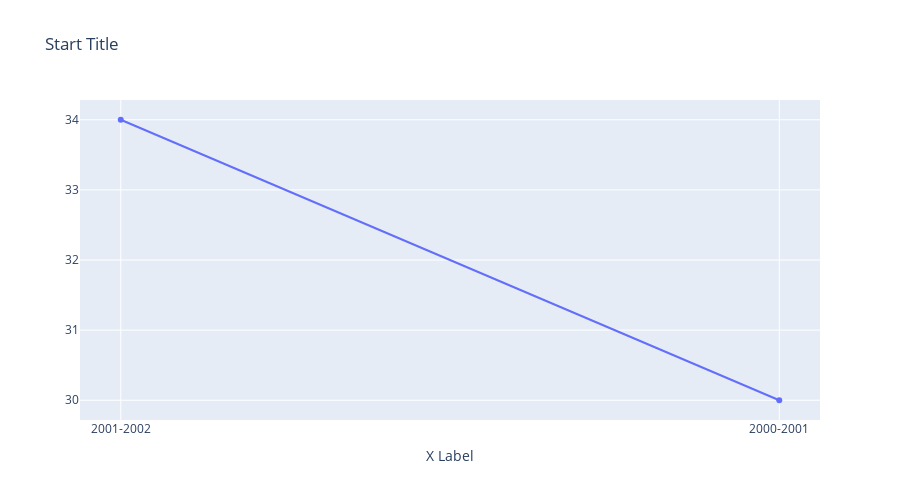

Notebook source saved alongside this figure:
### Code cell
layout = go.Layout(
            title="Start Title", height = 500,  xaxis=dict(
        title="X Label", autorange = "reversed"
    ))
            
go.Figure(data=go.Scatter(x = seasons, y = points), layout = layout)

### Figure 1 — Plotly figure (JSON) as saved in the notebook; plotly's stock layout.template omitted (floating-point values rounded to 4 significant figures)
{"data": [{"type": "scatter", "x": ["2000-2001", "2001-2002", "2002-2003", "2003-2004", "2004-2005", "2005-2006", "2006-2007", "2007-2008", "2008-2009", "2009-2010", "2010-2011", "2011-2012", "2012-2013", "2013-2014", "2014-2015", "2015-2016", "2016-2017", "2017-2018", "2018-2019"], "y": [30, 34]}], "layout": {"height": 500, "title": {"text": "Start Title"}, "xaxis": {"autorange": "reversed", "title": {"text": "X Label"}}}}
